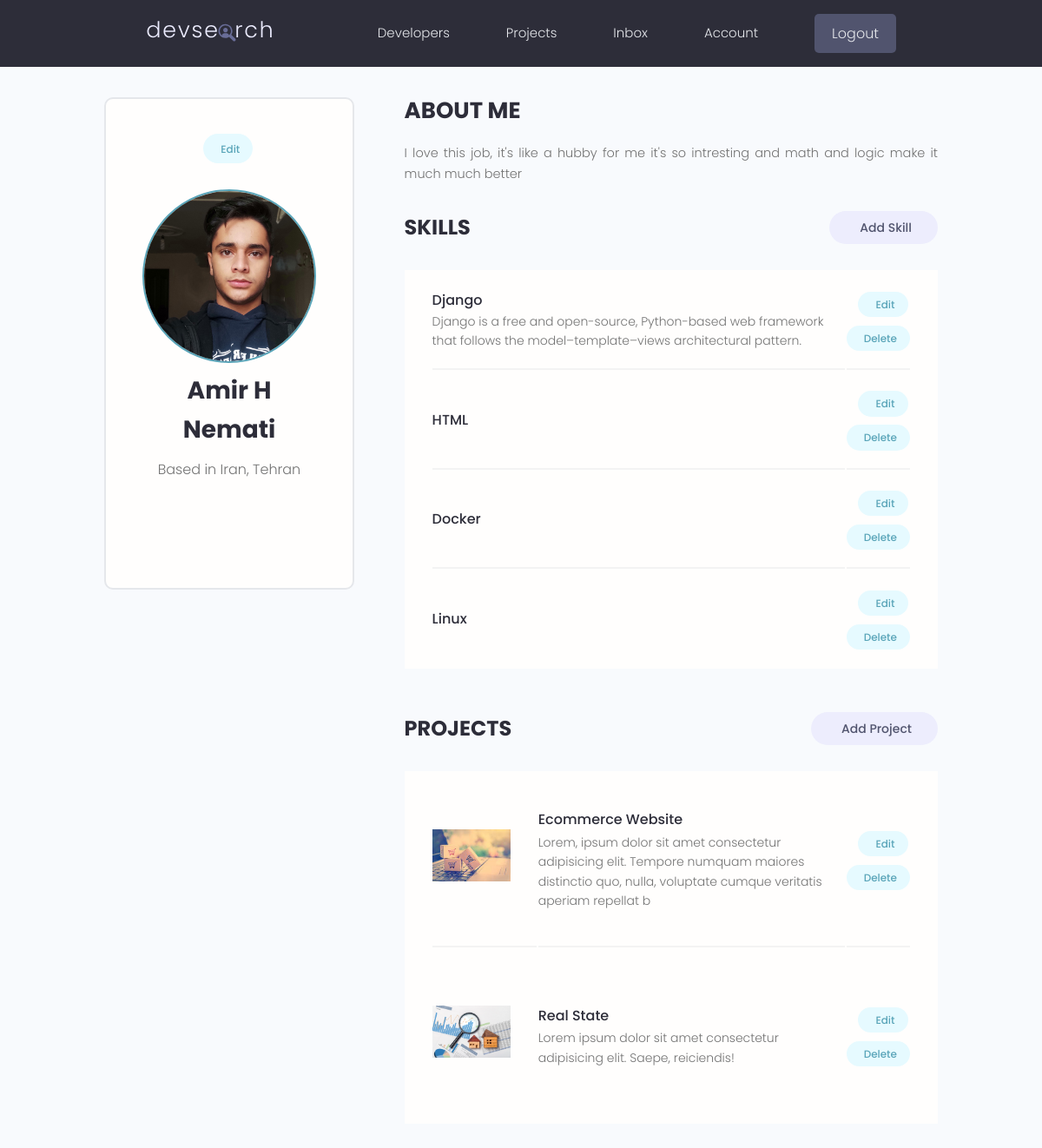
The app's page /account/ (signed in) with its own data.
### users/models.py (models this page shows, shortened)
class Profile(models.Model):
    user = models.OneToOneField(User, on_delete=models.CASCADE, null=True, blank=True)
    name = models.CharField(max_length=200, null=True, blank=True)
    email = models.EmailField(max_length=200, blank=True, null=True)
    username = models.CharField(max_length=200, null=True, blank=True)
    location = models.CharField(max_length=200, null=True, blank=True)
    short_intro = models.CharField(max_length=200, blank=True, null=True)
    bio = models.TextField(blank=True, null=True)
    profile_image = models.ImageField(null=True, blank=True,
                                      upload_to='profiles/', default='profiles/user-default.png')
    social_github = models.CharField(max_length=200, blank=True, null=True)
    social_twitter = models.CharField(max_length=200, blank=True, null=True)
    social_linkedin = models.CharField(max_length=200, blank=True, null=True)
    social_website = models.CharField(max_length=200, blank=True, null=True)
    created = models.DateTimeField(auto_now_add=True)
    id = models.UUIDField(default=uuid.uuid4, unique=True,
                          primary_key=True, editable=False)
    class Meta:
        ordering = ['profile_image']
    @property
    def imageURL(self):
        try:
            url = self.profile_image.url
        except:
            url = ''
        return url

class Skill(models.Model):
    owner = models.ForeignKey(Profile, null=True, blank=True,
                              on_delete=models.CASCADE)
    name = models.CharField(max_length=200, null=True, blank=True)
    description = models.TextField(null=True, blank=True)
    created = models.DateTimeField(auto_now_add=True)
    id = models.UUIDField(default=uuid.uuid4, unique=True,
                          primary_key=True, editable=False)

### projects/models.py (models this page shows, shortened)
class Project(models.Model):
    owner = models.ForeignKey(Profile, blank=True, null=True, on_delete=models.CASCADE)
    title = models.CharField(max_length=200)
    description = models.TextField(null=True, blank=True)
    featured_image = models.ImageField(null=True, blank=True, default='default.jpg')
    demo_link = models.CharField(max_length=2000, null=True, blank=True)
    source_link = models.CharField(max_length=2000, null=True, blank=True)
    created = models.DateTimeField(auto_now_add=True)
    tags = models.ManyToManyField('Tag', blank=True)
    vote_total = models.IntegerField(default=0, null=True, blank=True)
    vote_ratio = models.IntegerField(default=0, null=True, blank=True)
    id = models.UUIDField(default=uuid.uuid4, unique=True,
                          primary_key=True, editable=False)
    class Meta:
        ordering = ['-vote_ratio', '-vote_total']
    @property
    def imageURL(self):
        try:
            url = self.featured_image.url
        except:
            url = ''
        return url

### users/views.py (the view)
# urls.py: path('account/', views.userAccount, name='account'),
@login_required(login_url='login')
def userAccount(request):
    profile = request.user.profile
    skills = profile.skill_set.all()
    projects = profile.project_set.all()
    context = {
        'profile': profile,
        'skills': skills,
        'projects': projects
    }
    return render(request, 'users/account.html', context)

### users/templates/users/account.html (shortened to what this page needs)
{% extends 'main.html'%}
{% load static %}
{% block content %}
  <main class="settingsPage profile my-md">
    <div class="container">
      <div class="layout">
        <div class="column column--1of3">
          <div class="card text-center">
            <div class="card__body dev">
              <a class="tag tag--pill tag--main settings__btn" href="{% url 'edit-account' %}"> Edit</a>
              <img class="avatar avatar--xl dev__avatar" src="{{profile.imageURL}}" />
              <h2 class="dev__name">{{profile.name}}</h2>
              <p class="dev__location">Based in {{profile.location}}</p>
              <ul class="dev__social">
            </ul>
            </div>
          </div>
        </div>
        <div class="column column--2of3">
          <div class="devInfo">
            <h3 class="devInfo__title">About Me</h3>
            <p class="devInfo__about">
            {{profile.bio}}
            </p>
          </div>
          <div class="settings">
            <h3 class="settings__title">Skills</h3>
            <a class="tag tag--pill tag--sub settings__btn tag--lg" href="{% url 'create-skill' %}"> Add Skill</a>
          </div>
          <table class="settings__table">
            {% for skill in skills %}
            <tr>
              <td class="settings__tableInfo">
                <h4>{{skill.name}}</h4>
                <p>
                {{skill.description}}
                </p>
              </td>
              <td class="settings__tableActions">
                <a class="tag tag--pill tag--main settings__btn" href="{% url 'update-skill' skill.id %}"> Edit</a>
                <a class="tag tag--pill tag--main settings__btn" href="{% url 'delete-skill' skill.id %}?next=/account">
                  Delete</a>
              </td>
            </tr>
            {% endfor %}
          </table>
          <div class="settings">
            <h3 class="settings__title">Projects</h3>
            <a class="tag tag--pill tag--sub settings__btn tag--lg" href="{% url 'create-project' %}"> Add Project</a>
          </div>
          <table class="settings__table">
            {% for project in projects %}
            <tr>
              <td class="settings__thumbnail">
                <a href="{% url 'project' project.id %}"><img src="{{project.imageURL}}" alt="Project Thumbnail" /></a>
              </td>
              <td class="settings__tableInfo">
                <a href="{% url 'project' project.id %}">{{project.title}}</a>
                <p>
                {{project.description|slice:"150"}}
                </p>
              </td>
              <td class="settings__tableActions">
                <a class="tag tag--pill tag--main settings__btn" href="{% url 'update-project' project.id %}"> Edit</a>
                <a class="tag tag--pill tag--main settings__btn" href="{% url 'delete-project' project.id %}?next=/account">
                  Delete</a>
              </td>
            </tr>
            {% endfor %}
          </table>
        </div>
      </div>
    </div>
  </main>
  {% endblock content %}

### static/styles/app.css (style rules this page uses)
:root { --color-sub: #2d2d39; }
.card { border: 2px solid var(--color-light); }
img { width: 100%; }
.profile .card > .dev { padding: 4rem; }
.dev__avatar { display: block; margin: auto; }
.dev__name { color: var(--color-sub); font-size: 2.8rem; font-weight: 700; margin-top: 1rem; margin-bottom: 0.5rem; }
.dev__location { margin-top: 1rem; }
.dev__social { margin: 3rem 0; list-style: none; display: flex; justify-content: center; gap: 1.5rem; }
.devInfo { margin-bottom: 3rem; }
.devInfo__title, .devInfo__subtitle { font-size: 2.6rem; color: var(--color-sub); text-transform: uppercase; font-weight: 700; margin-bottom: 1.5rem; }
.devInfo__about, .devSkill__info { font-size: 1.45rem; line-height: 1.7; text-align: justify; }
.settingsPage .dev > .settings__btn { display: inline-block; margin-bottom: 3rem; }
.settings { display: flex; justify-content: space-between; align-items: center; }
.settings__title { font-size: 2.4rem; text-transform: uppercase; font-weight: 700; color: var(--color-sub); }
.settings__table { margin-top: 3rem; margin-bottom: 5rem; padding: 0 3rem; background: var(--color-white); }
.settings__table tr { width: 100%; }
.settings__table tr > td { padding: 2rem 0; }
.settings__table tr:not(:last-child) td { border-bottom: 2px solid var(--color-white-light); }
.settings__thumbnail { width: 23%; min-width: 10rem; }
.settings__thumbnail img { padding-right: 3rem; height: 15rem; object-fit: contain; }
.settings__tableInfo { width: 100%; }
.settings__tableInfo h4, .settings__tableInfo a { padding-right: 1rem; width: auto; font-size: 1.6rem; font-weight: 500; color: var(--color-sub); }
.settings__tableInfo p { font-size: 1.4rem; }
.settings__tableActions { text-align: right; }

### static/uikit/styles/modules/_variables.css (style rules this page uses)
:root { --color-main: #5aa5b9; --color-main-light: #e6faff; --color-sub: #3f4156; --color-sub-light: #51546e; --color-sub-lighter: #ededfd; --color-text: #737373; --color-gray: #8b8b8b; --color-light: #e5e7eb; --color-light-gray: #767676; --color-bg: #f8fafd; --color-white: #fffefd; --color-white-light: #f3f3f3; --color-success: #359e64; --color-success-bg: #def8e8; --color-error: #fc4b0b; --color-error-bg: #fff2ee; --font-base: 'Poppins', arial, helvetica, 'Segoe UI', roboto, ubuntu, sans-serif; --font-monospace: 'Fira Code', 'Courier New', courier, monospace; --font-regular: 300; --font-medium: 500; --font-bold: 700; --generic-shadow: 1px 1px 5px #00000010; --generic-transition: all 0.3s ease-in-out; }

### static/uikit/styles/modules/_base.css (style rules this page uses)
* { margin: 0; padding: 0; box-sizing: border-box; text-rendering: optimizeLegibility; color: inherit; font-size: inherit; }
html { font-size: 50%; }
@media only screen and (min-width: 480px) { html { font-size: 56.25%; } }
@media only screen and (min-width: 1200px) { html { font-size: 62.5%; } }
body { line-height: 1.6; font-weight: 400; font-size: 1.5rem; color: var(--color-text); background-color: var(--color-bg); min-height: 100vh; }

### static/uikit/styles/modules/_typography.css (style rules this page uses)
* { font-family: var(--font-base); }
h2 { font-size: 3.6rem; font-weight: var(--font-bold); }
h3 { font-size: 3.2rem; font-weight: var(--font-medium); }
h4 { font-size: 2.8rem; font-weight: var(--font-medium); }
p, span, strong { font-size: 1.6rem; color: var(--color-text); font-weight: var(--font-regular); }
a { padding-bottom: 2px; text-decoration: none; display: inline-block; color: var(--color-main); font-weight: var(--font-medium); }

### static/uikit/styles/modules/_utilities.css (style rules this page uses)
.container { width: 92%; max-width: 165rem; margin: 0 auto; box-sizing: border-box; }
@media screen and (min-width: 1000px) { .container { width: 90%; } }
@media screen and (min-width: 1200px) { .container { width: 80%; } }
.text-center { text-align: center; }
.my-md { margin: 3rem auto; }

### static/uikit/styles/modules/_avatar.css (style rules this page uses)
.avatar { border-radius: 50%; border: 2px solid var(--color-main); object-fit: cover; }
.avatar--xl { height: 20rem; width: 20rem; }

### static/uikit/styles/modules/_card.css (style rules this page uses)
.card { border-radius: 1rem; background-color: var(--color-white); border: 1.5px solid var(--color-light); width: auto; height: auto; margin-top: 0.5rem; margin-bottom: 0.5rem; overflow: hidden; }
.card__body, .card__header { padding: 2rem 2.5rem; }

### static/uikit/styles/modules/_layout.css (style rules this page uses)
.layout { display: flex; flex-flow: row wrap; justify-content: space-between; }
.layout > .column { margin-bottom: 3rem; }
.layout > .column.column--1of3 { flex-basis: 30%; }
.layout > .column.column--2of3 { flex-basis: 64%; }

### records on screen
Profile: imageURL (picture), name "Amir H Nemati", location "Iran, Tehran", bio "I love this job, it's like a hubby for me it's so intresting and math and logic make it much much better"
Skill: name "Django", description "Django is a free and open-source, Python-based web framework that follows the model–template–views architectural pattern."
Skill: name "HTML"
Skill: name "Docker"
Skill: name "Linux"
Project: imageURL (picture), title "Ecommerce Website", description "Lorem, ipsum dolor sit amet consectetur adipisicing elit. Tempore numquam maiores distinctio quo, nulla, voluptate cumque veritatis aperiam repellat b"
Project: imageURL (picture), title "Real State", description "Lorem ipsum dolor sit amet consectetur adipisicing elit. Saepe, reiciendis!"
